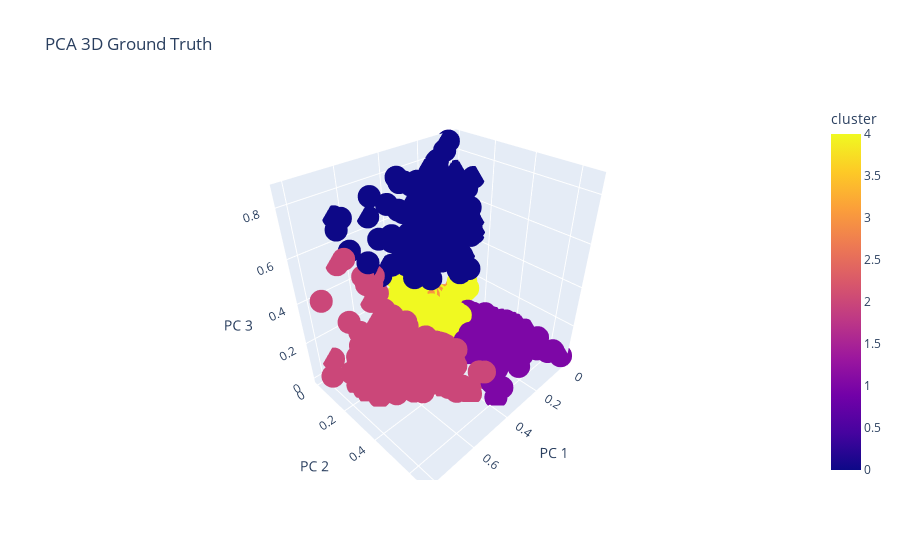

The notebook cell this image was saved under:
### Code cell
import plotly.express as px
fig = px.scatter_3d(
    W_df, x='x1', y='x2', z='x3', color=W_df['cluster'],
    labels={'x1': 'PC 1', 'x2': 'PC 2', 'x3': 'PC 3'}, title='PCA 3D Ground Truth'
)
fig.show()

### Figure 1 — Plotly figure (JSON) as saved in the notebook; plotly's stock layout.template omitted (floating-point values rounded to 4 significant figures; data arrays with more than 128 entries replaced by an {"elided": "..."} marker saying what was removed)
{"data": [{"hovertemplate": "PC 1=%{x}<br>PC 2=%{y}<br>PC 3=%{z}<br>cluster=%{marker.color}<extra></extra>", "legendgroup": "", "marker": {"color": {"elided": "1725 int values"}, "coloraxis": "coloraxis", "symbol": "circle"}, "mode": "markers", "name": "", "scene": "scene", "showlegend": false, "type": "scatter3d", "x": {"elided": "1725 float values"}, "y": {"elided": "1725 float values"}, "z": {"elided": "1725 float values"}}], "layout": {"coloraxis": {"colorbar": {"title": {"text": "cluster"}}, "colorscale": [[0, "#0d0887"], [0.1111, "#46039f"], [0.2222, "#7201a8"], [0.3333, "#9c179e"], [0.4444, "#bd3786"], [0.5556, "#d8576b"], [0.6667, "#ed7953"], [0.7778, "#fb9f3a"], [0.8889, "#fdca26"], [1, "#f0f921"]]}, "legend": {"tracegroupgap": 0}, "scene": {"domain": {"x": [0, 1], "y": [0, 1]}, "xaxis": {"title": {"text": "PC 1"}}, "yaxis": {"title": {"text": "PC 2"}}, "zaxis": {"title": {"text": "PC 3"}}}, "title": {"text": "PCA 3D Ground Truth"}}}
